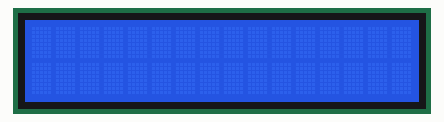
A sketch run on a simulated Arduino Uno, built with avr-gcc and run on an emulated ATmega328P. Parts: 16×2 character LCD.

Above: at 0.1 s.
At 0.9 s:
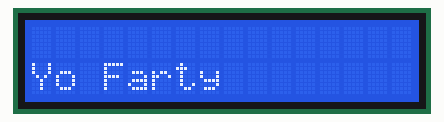

Measured:
- what the display in image 1 shows lasts 1.0 s, from 0.8 s to 1.8 s

The sketch:

I2C_LCD_TEST.ino
```cpp
#include <Wire.h>
#include <LiquidCrystal_I2C.h>
#include <OneWire.h>
#include <DallasTemperature.h>
/********************************************************************/
// Data wire is plugged into pin 2 on the Arduino
#define ONE_WIRE_BUS 2
/********************************************************************/
// Setup a oneWire instance to communicate with any OneWire devices
// (not just Maxim/Dallas temperature ICs)
OneWire oneWire(ONE_WIRE_BUS);
/********************************************************************/
// Pass our oneWire reference to Dallas Temperature.
DallasTemperature sensors(&oneWire);

LiquidCrystal_I2C lcd(0x27,2,1,0,4,5,6,7);  // Set the LCD I2C address

void setup()
{
  lcd.begin (16,2); // for 16 x 2 LCD module
  lcd.setBacklightPin(3,POSITIVE);
  lcd.setBacklight(HIGH);

  lcd.home ();  // go home

          // go to the next line

}

void loop()
{
   lcd.clear();
   lcd.setCursor ( 0, 1 );
  sensors.requestTemperatures();
   lcd.print("Yo Farty");

   delay(1000);
   lcd.clear();
 // lcd.scrollDisplayLeft();
 // delay(200);
  //-----------------------

 // lcd.noDisplay();
 // delay(200);
 // lcd.display();
  //delay(200);
  //-------------------------
 // lcd.clear();
  //lcd.setCursor(0,1); // column,row starts at 0
  //lcd.setCursor(0,5);
  //lcd.print("HAI..");
  //delay(200);


}
```
